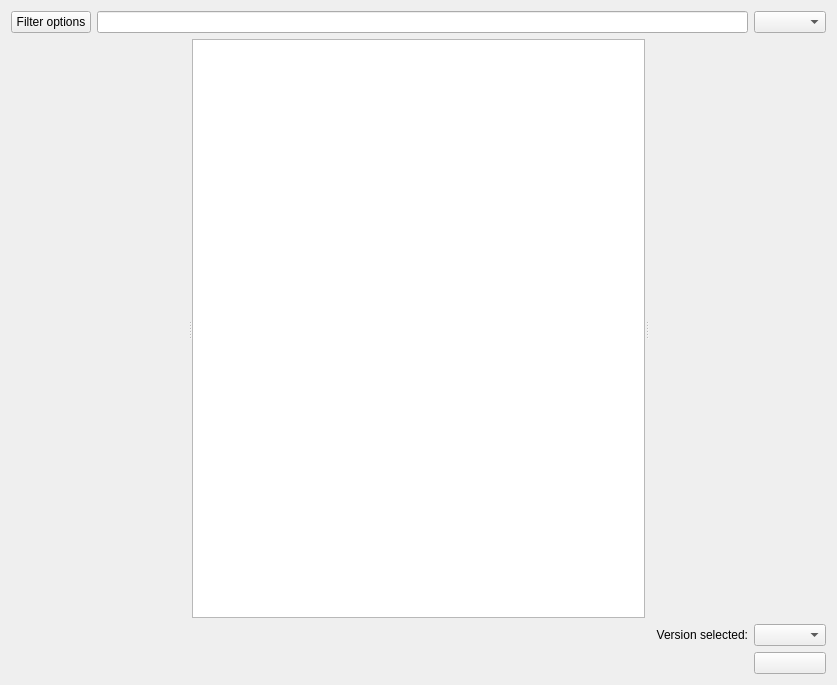
<?xml version="1.0" encoding="UTF-8"?>
<ui version="4.0">
 <class>ResourcePage</class>
 <widget class="QWidget" name="ResourcePage">
  <property name="geometry">
   <rect>
    <x>0</x>
    <y>0</y>
    <width>837</width>
    <height>685</height>
   </rect>
  </property>
  <layout class="QVBoxLayout" name="verticalLayout">
   <item>
    <layout class="QHBoxLayout" name="horizontalLayout">
     <item>
      <widget class="QPushButton" name="resourceFilterButton">
       <property name="text">
        <string>Filter options</string>
       </property>
      </widget>
     </item>
     <item>
      <widget class="QLineEdit" name="searchEdit"/>
     </item>
     <item>
      <widget class="QComboBox" name="sortByBox"/>
     </item>
    </layout>
   </item>
   <item>
    <widget class="QSplitter" name="splitter">
     <property name="orientation">
      <enum>Qt::Horizontal</enum>
     </property>
     <property name="childrenCollapsible">
      <bool>false</bool>
     </property>
     <widget class="QWidget" name="filterWidget" native="true"/>
     <widget class="QListView" name="packView">
      <property name="horizontalScrollBarPolicy">
       <enum>Qt::ScrollBarAlwaysOff</enum>
      </property>
      <property name="alternatingRowColors">
       <bool>true</bool>
      </property>
      <property name="iconSize">
       <size>
        <width>48</width>
        <height>48</height>
       </size>
      </property>
      <property name="verticalScrollMode">
       <enum>QAbstractItemView::ScrollPerPixel</enum>
      </property>
     </widget>
     <widget class="ProjectDetailPanel" name="packDetail"/>
    </widget>
   </item>
   <item>
    <layout class="QGridLayout" name="gridLayout_4" columnstretch="1,0,0">
     <item row="0" column="2">
      <widget class="QComboBox" name="versionSelectionBox"/>
     </item>
     <item row="0" column="1">
      <widget class="QLabel" name="label">
       <property name="text">
        <string>Version selected:</string>
       </property>
       <property name="alignment">
        <set>Qt::AlignRight|Qt::AlignTrailing|Qt::AlignVCenter</set>
       </property>
      </widget>
     </item>
     <item row="1" column="2">
      <widget class="QPushButton" name="resourceSelectionButton"/>
     </item>
    </layout>
   </item>
  </layout>
 </widget>
 <customwidgets>
  <customwidget>
   <class>ProjectDetailPanel</class>
   <extends>QWidget</extends>
   <header>ui/widgets/ProjectDetailPanel.h</header>
   <container>1</container>
  </customwidget>
 </customwidgets>
 <tabstops>
  <tabstop>packView</tabstop>
  <tabstop>sortByBox</tabstop>
  <tabstop>versionSelectionBox</tabstop>
 </tabstops>
 <resources/>
 <connections/>
</ui>
